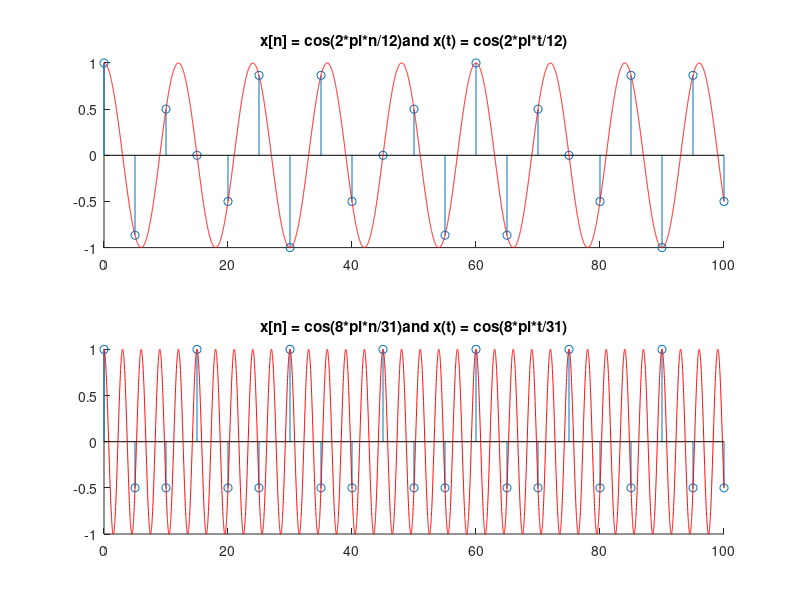

This figure's MATLAB source:
clear all;
close all;

subplot(2,1,1)
hold on;

Xn = 0:5:100;
Y1= [cos(2*pi*Xn/12)];
stem(Xn,Y1);
Xt = 0:0.01:100;
Y2= [cos(2*pi*Xt/12)];
plot(Xt,Y2,'r');
title('x[n] = cos(2*pi*n/12)and x(t) = cos(2*pi*t/12)');

subplot(2,1,2)
hold on;
Y3 = [cos(8*pi*Xn/12)];
stem(Xn,Y3);
Y4= [cos(8*pi*Xt/12)];
plot(Xt,Y4,'r');
title('x[n] = cos(8*pi*n/31)and x(t) = cos(8*pi*t/31)');